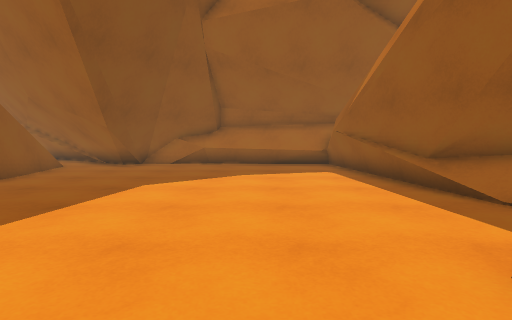
view 1 (above)

12 first-person views from a walk through a 3-D level made in the Unity game engine. The camera is 1.2 m above the floor, tilts 4° down and sees 80° across. The floor is counted in squares, 1 m on a side. Each view is taken from the middle of a square. On the plan, view 1 faces up. The plan holds only what a view shows up to about 13 squares ahead; the rest is blank. The place goes on beyond the plan.

view 2
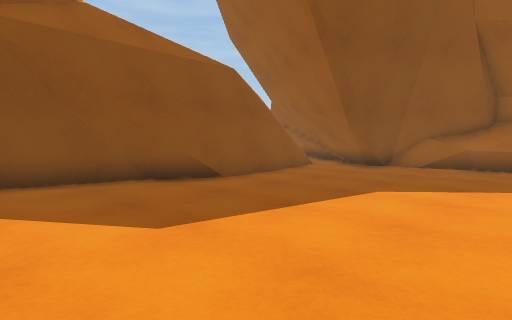

view 3
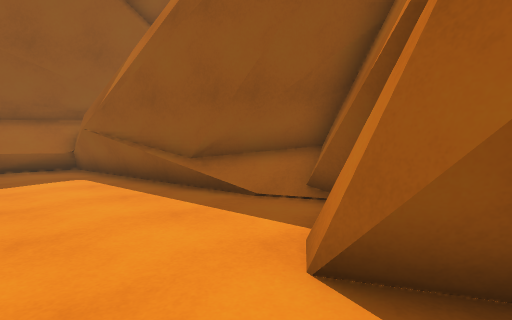

view 4
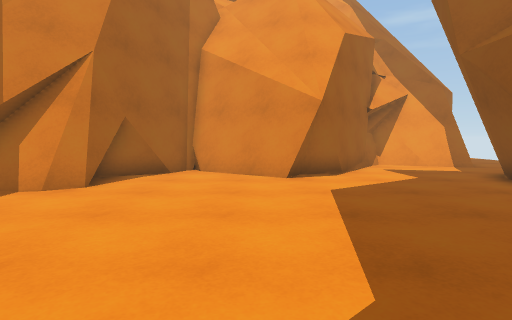

view 5
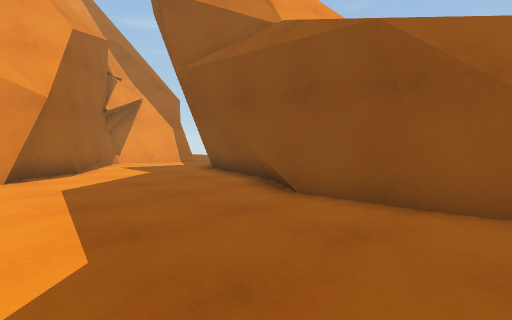

view 6
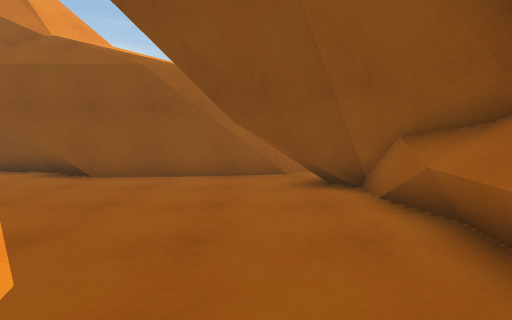

view 7
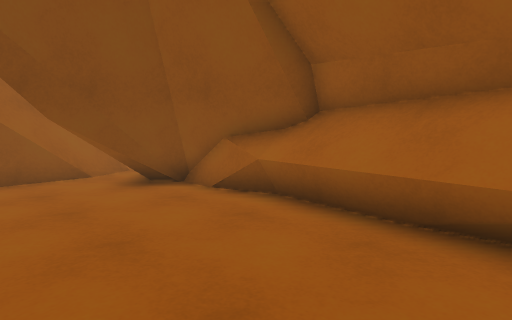

view 8
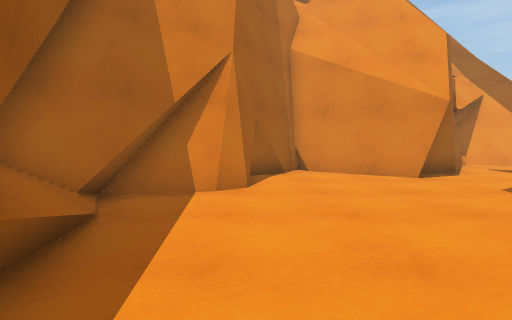

view 9
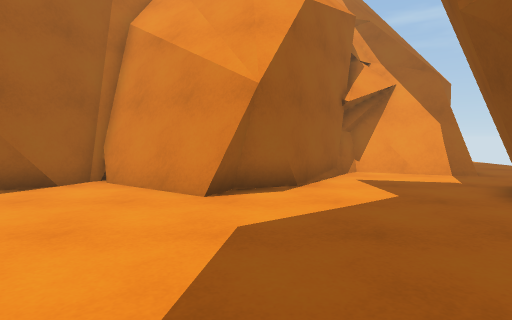

view 10
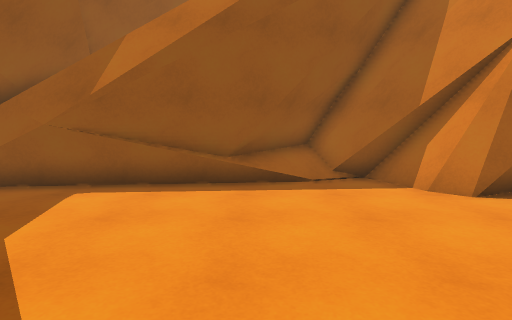

view 11
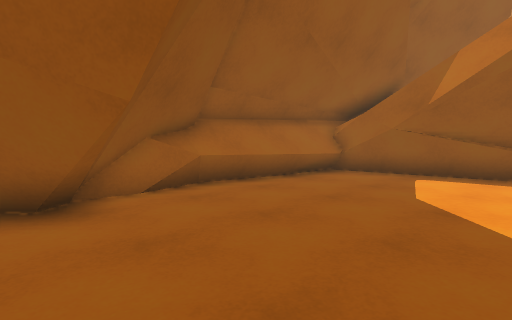

view 12
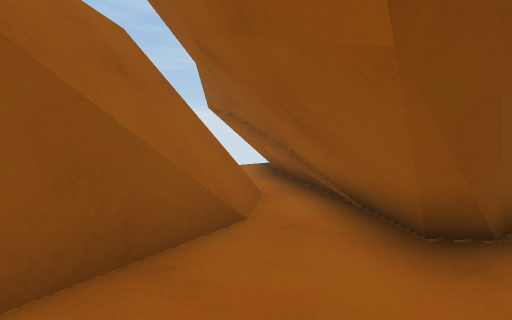

### Floor plan
Key: @ floor where view 1 was taken; # wall or solid block; . floor; / step, stairs or slope; = window, fence, low wall or low ledge; ^ raised ledge.
Columns run from 13 left of view 1 to 6 right of it. Each row starts with its distance up from view 1.
 16            #
 15         ####^##
 14         ##..^^^^^#
 13      ####.......##
 12      #.#........##
 11      #..#.......##
 10      #...........#
  9      #...........#
  8      #...........##
  7      #............##
  6      #............##
  5      #............/#
  4     ##............##
  3     ##..........###
  2     #..........###
  1     #..........##
  0    ##....###.@.#
 -1   ......## #####
 -2  ......##
 -3  .==...#
 -4 ..###=##
 -5    ####

Positions as (right, up) in squares from view 1, and headings:
1: (0, 0), facing up
2: (0, 1), facing up-left
3: (0, 1), facing up-right
4: (-2, 10), facing down
5: (-2, 11), facing down-left
6: (2, 12), facing left
7: (2, 10), facing up-left
8: (2, 10), facing down
9: (-4, 7), facing down
10: (-4, 7), facing right
11: (-7, 8), facing up-right
12: (-5, 10), facing up-left
